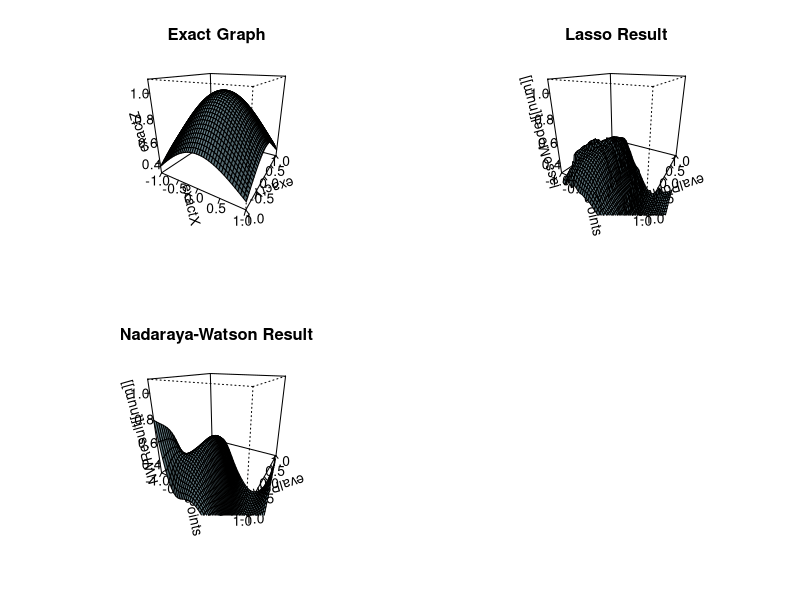

Generate this figure with R:
library(KernSmooth)
library(graphics)
library(grDevices)
library(mvtnorm)
library(glmnet)
library(scatterplot3d)
library(interp)


#Helper Functions----
build2DFeature <- function(midX, midY, xValues, yValues){
  
  X <- matrix(nrow=length(xValues), ncol=9)
  
  X[,1] <- (xValues - midX)
  X[,2] <- (yValues - midY)
  X[,3] <- ((xValues - midX)**2)/2
  X[,4] <- (xValues - midX)*(yValues - midY)
  X[,5] <- ((yValues - midY)**2)/2
  X[,6] <- ((xValues - midX)**3)/6
  X[,7] <- ((xValues - midX)**2 * (yValues - midY)) /2
  X[,8] <- ((xValues - midX) * (yValues - midY)**2) /2
  X[,9] <- ((yValues - midY)**3)/6
  
  return(X)
}

epan <- function(x, bandwidth){
  return(3/4 * (1-x**2))
}

computeWeights <- function(x, midpoint, bandwidth){
  output <- vector(length=length(x))
  for(i in 1:length(x)){
    
    diff <- abs(x[i]-midpoint) / bandwidth
    if(diff > 1){output[i] <- 0}
    else{output[i] <- epan(diff)/ (bandwidth)}
    
  }
  return(output)
}

buildLassoMatricies <- function(x,y,z, evalPoints, numPoints, length, Xbandwidth, Ybandwidth){
  
  
  ListOfLassoMatricies <- vector(mode='list', length=10)
  for(i in 1:10){ListOfLassoMatricies[[i]] <- matrix(nrow=length, ncol=length)}
  
  for(i in 1:length){
    currentX <- evalPoints[i]
    for(j in 1:length){
      currentY <- evalPoints[j]
      
      X <- build2DFeature(currentX, currentY, x, y)
      
      xWeights <- computeWeights(x, currentX, Xbandwidth)
      yWeights <- computeWeights(y, currentY, Ybandwidth)
      weights <- xWeights * yWeights
      
      lassoFit <- cv.glmnet(X, z, weights = weights, standardize=TRUE)
      lassoCoef <- as.vector(coef(lassoFit, s="lambda.min"))
      
      for(k in 1:10){
        ListOfLassoMatricies[[k]][i,j] <- lassoCoef[k]
      }
    }
    print(i)
  }
  return(ListOfLassoMatricies)
}


buildLocPolyMatricies <- function(x,y,z, degree, Xbandwidth, Ybandwidth){
  LLResult <- interp::locpoly(x,y,z, degree=degree, pd='all',
                  h=c(Xbandwidth, Ybandwidth))
  
  ListOfLocPolyMatricies <- vector(mode='list', length=10)
  ListOfLocPolyMatricies[[1]] <- LLResult$z
  ListOfLocPolyMatricies[[2]] <- LLResult$zx
  ListOfLocPolyMatricies[[3]] <- LLResult$zy
  ListOfLocPolyMatricies[[4]] <- LLResult$zxx
  ListOfLocPolyMatricies[[5]] <- LLResult$zxy
  ListOfLocPolyMatricies[[6]] <- LLResult$zyy
  ListOfLocPolyMatricies[[7]] <- LLResult$zxxx
  ListOfLocPolyMatricies[[8]] <- LLResult$zxxy
  ListOfLocPolyMatricies[[9]] <- LLResult$zxyy
  ListOfLocPolyMatricies[[10]] <- LLResult$zyyy
  return(ListOfLocPolyMatricies)
}

#Script----
f <- function(x,y){exp(-0.5*(x**2 + y**2))}
length <- 40
xylim <- c(-1,1)
numPoints <- 250
sigma <- 0.1

exactX <- exactY <- seq(xylim[1], xylim[2], length.out = length)
exactZ <- outer(exactX,exactY,f)
evalPoints <- exactX


#Building Data
x <- sort(runif(numPoints, min=xylim[1], max=xylim[2]))
y <- runif(numPoints, min=xylim[1], max=xylim[2])
y <- y[order(match(y, x))]
z <- f(x, y) + rnorm(numPoints, sd=sigma)
DataList <- vector(mode='list', length=9)

#Bandwidths
Xbandwidth <- dpill(x,z) * 8
Ybandwidth <- dpill(y,z) * 8

#Building Nonparametric models
lassoModel <- buildLassoMatricies(x, y, z, evalPoints, numPoints, length, Xbandwidth, Ybandwidth)
domainSize <- xylim[2] - xylim[1]
NWResult <- buildLocPolyMatricies(x,y,z, degree=3, Xbandwidth/domainSize, Ybandwidth/domainSize)

thirdYDeriv <- function(x,y){
  return(log(2)**2 * y * (2*log(2)*(y**2 - 3))* 2**(-y**2 -x**2 +2))
}
thirdDerivZ <- outer(exactX, exactY, thirdYDeriv)
PlotData <- function(num){
  #Plotting
  par(mfrow=c(2,2))
  persp(exactX, exactY, exactZ, col='lightblue',theta=30, phi=20,
        ticktype='detailed', shade=0.3, main="Exact Graph", zlim=c(0.3,1.1))
  persp(evalPoints, evalPoints, lassoModel[[num]], col='lightblue',theta=30, phi=20,
        ticktype='detailed', shade=0.3, main="Lasso Result", zlim=c(0.3,1.1))
  persp(evalPoints, evalPoints, NWResult[[num]], col='lightblue',theta=30, phi=20,
        ticktype='detailed', shade=0.3, main="Nadaraya-Watson Result", zlim=c(0.3,1.1))
  
}

PlotData(2)

differenceMatrixLasso <- (exactZ - lassoModel[[1]])**2
differenceMatrixLocPoly <- (exactZ - NWResult[[1]])**2
print(sum(differenceMatrixLasso))
print(sum(differenceMatrixLocPoly))
